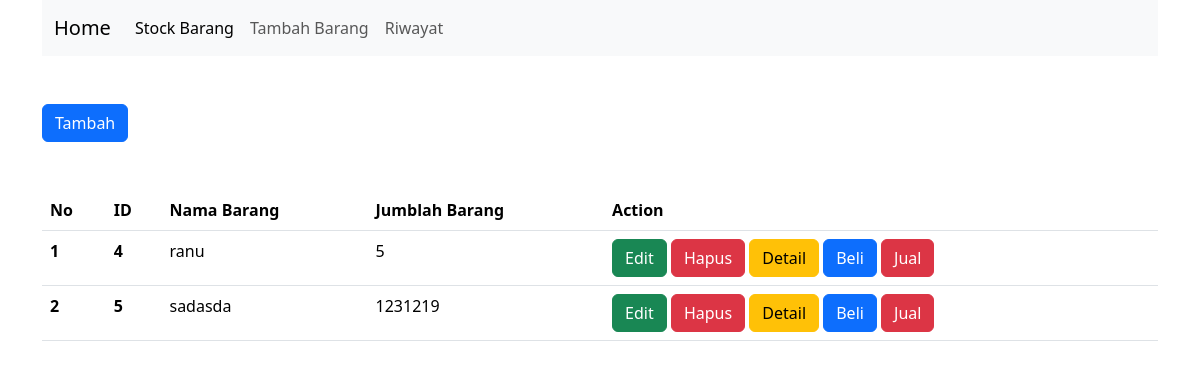
/stock/, run on the app's committed database.
### stock/models.py (models this page shows, shortened)
class Barang(models.Model):
     nama_barang    = models.CharField(max_length=255)
     quantity       = models.IntegerField()
     stok_minimal = models.IntegerField(default=5)
     create_at      = models.DateTimeField(auto_now_add=True)
     update_at      = models.DateTimeField(auto_now=True)

### stock/views.py (the view)
def index (request):
     all_data = Barang.objects.all()
     context ={
          'title'        : 'BARANG',
          'semua_data'   : all_data
     }
     return render (request,"stock/index.html",context)

### stock/templates/stock/index.html (shortened to what this page needs)
{% extends "base.html" %}
{% block contens %}
     <a class="btn btn-primary mt-5" href="{% url 'stock:create' %}" role="button">Tambah</a>
     <table class="table mt-5" >
  <thead>
    <tr>
      <th scope="col">No</th>
      <th scope="col">ID</th>
      <th scope="col">Nama Barang</th>
      <th scope="col">Jumblah Barang</th>
      <th scope="col">Action</th>
    </tr>
  </thead>
  <tbody>
     {% for data in semua_data %}
    <tr>
      <th scope="row">{{ forloop.counter }}</th>
      <th scope="row">{{ data.id }}</th>
      <td>{{ data.nama_barang }}</td>
      <td>{{ data.quantity }}</td>
      <td>
          <a class="btn btn-success" href="{% url 'stock:update' data.id %}" role="button">Edit</a>
          <a class="btn btn-danger" href="{% url 'stock:delete' data.id %}" role="button" onclick="return confirm('Yakin ingin menghapus barang ini?')">Hapus</a>
          <a class="btn btn-warning" href="{% url 'stock:detail' %}" role="button">Detail</a>
          <a class="btn btn-primary" href="{% url 'stock:pembelian' data.id %}">Beli</a>
          <a href="{% url 'stock:penjualan' data.id %}" class="btn btn-danger">Jual</a>
      </td>
    </tr>
     {% endfor %}
  </tbody>
</table>
{% endblock contens %}

### data on the page
Barang: id "4", nama_barang "ranu", quantity "5"
Barang: id "5", nama_barang "sadasda", quantity "1231219"
